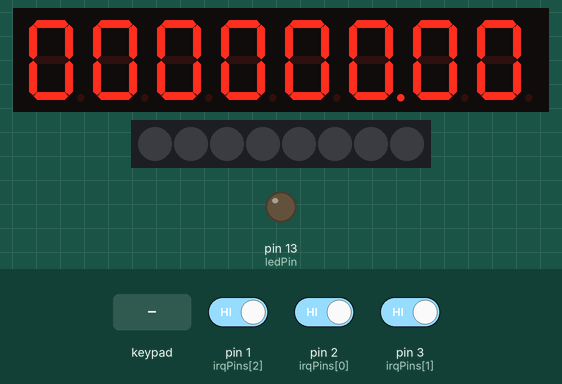
The sketch below on a simulated Arduino Leonardo, built with avr-gcc and run on an emulated ATmega32U4. On the bench: 8-digit seven-segment display, 8 RGB LEDs in strip order, left to right, output pins drawn as LEDs (lit = HIGH). The test bench sets the inputs (shaded band); at power-on: pin 1 (irqPins[2]) HIGH, pin 2 (irqPins[0]) HIGH, pin 3 (irqPins[1]) HIGH.

Above: at 6.2 s.
6.3 s: keypad keys 2 3 1 pressed 0.4 s apart
At 6.37 s:
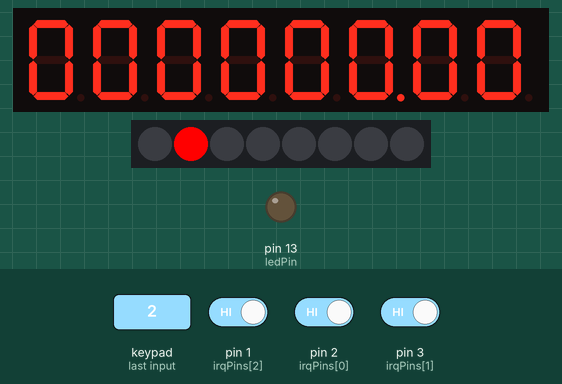
9.0 s: pin 1 (irqPins[2]) driven LOW
At 9.01 s:
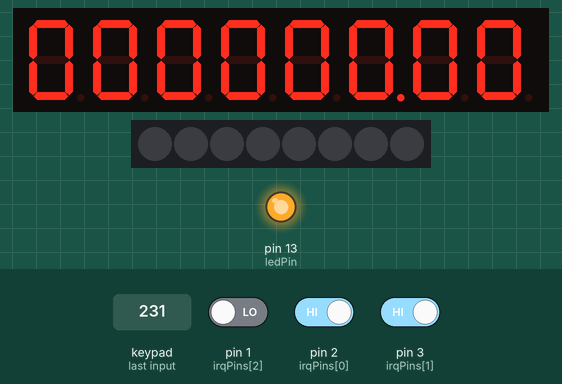
10.6 s: key '1' pressed
At 10.61 s:
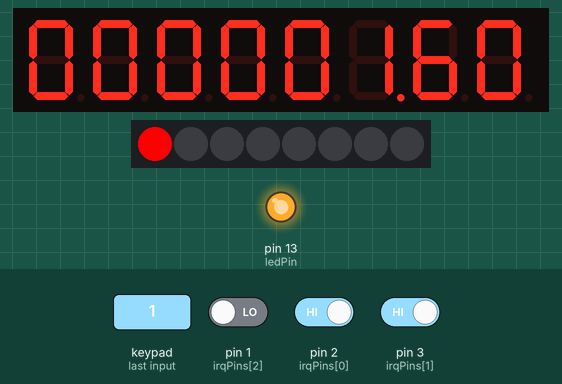
12.2 s: pin 2 (irqPins[0]) driven LOW
At 12.9 s:
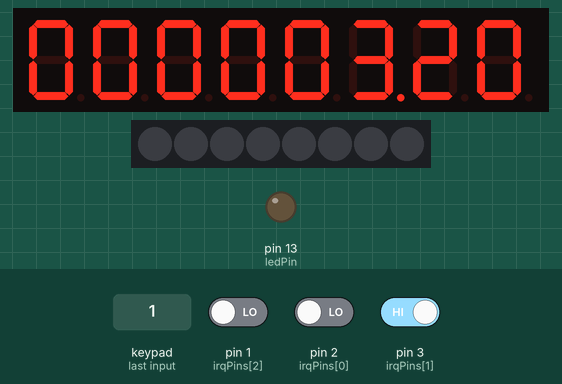
13.7 s: pin 3 (irqPins[1]) driven LOW
At 13.76 s:
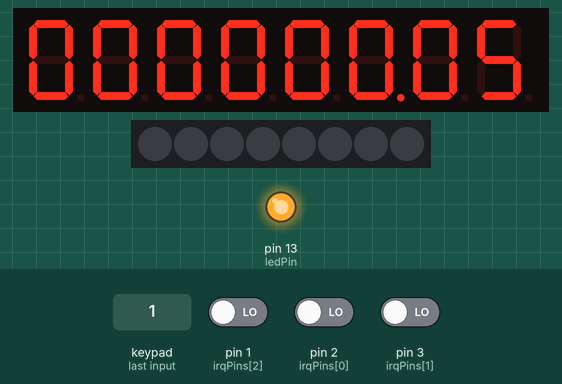
16.7 s: key '2' pressed
At 16.71 s:
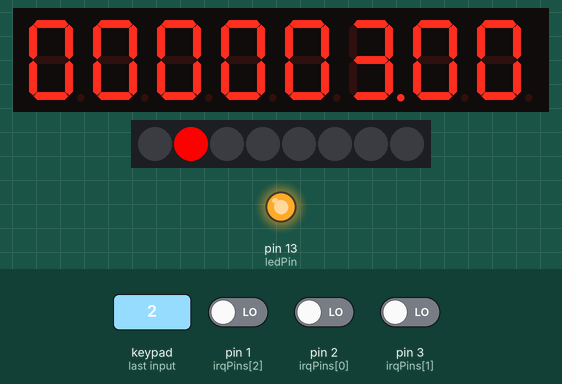
Timing chart, 0 to 19.2 s (numbered marks = the images above; inputs shaded):
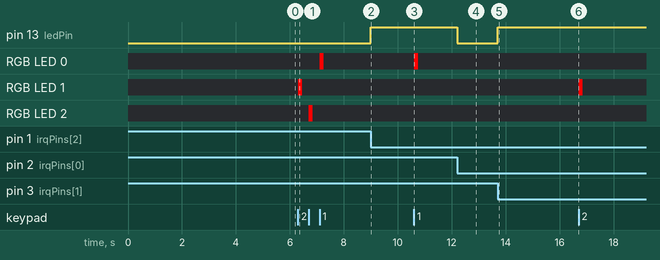

The sketch:

simple_chrono.ino
```cpp
// (licence header left out)
#include <TM1638.h>
#include <avr/interrupt.h>

// declare a TM1638 module at pins data:8, clock:9 and strobe:7
TM1638 module(8, 9, 7);

volatile int running; // to control chrono state
volatile int paused;
unsigned long startTime; // timestamp marks for start and stop (millis)
unsigned long stopTime;
unsigned long pauseTime;

int ledPin=13; // internal led
int irqPins[]={2,3,1};  // start/stop/intermediate input pins to trigger irq
unsigned long isrTime[]={0,0,0}; // time of each pin interrupt

void setup() {
  int n;
  // set up led
  pinMode(ledPin,OUTPUT);

  // set up timer
  running=0;
  paused=0;
  startTime=0;
  stopTime=0;
  // catch interrupt from input lines
  pinMode(irqPins[0],INPUT_PULLUP);
  pinMode(irqPins[1],INPUT_PULLUP);
  pinMode(irqPins[2],INPUT_PULLUP);
  attachInterrupt(digitalPinToInterrupt(irqPins[0]), startIRQ, FALLING);
  attachInterrupt(digitalPinToInterrupt(irqPins[1]), stopIRQ, FALLING);
  attachInterrupt(digitalPinToInterrupt(irqPins[2]), intermediateIRQ, FALLING);

  // and say we are ready
  module.setDisplayToString(" HELLO ",0x00);
  delay(5000); // time to see message :-)
}

void startChrono(unsigned long timestamp) { startTime=timestamp; running=true; }
void stopChrono(unsigned long timestamp) {
  if ((timestamp-startTime)<2000) return; // 2 seconds safeguard to stop
  stopTime=timestamp;
  running=false;
}
void pauseChrono(unsigned long timestamp) { pauseTime=timestamp; paused=true; }

void handleIRQ(int n) { // interrupt service routine
  unsigned long tstamp=millis();
  if ( (tstamp-isrTime[n])<50 ) return; // debouncing time is active
  isrTime[n]=tstamp;
  // ok: no more bounces at pin 'n': check state. if high means low-to-high: so ignore
  int state=digitalRead(irqPins[n]);
  if (state==HIGH) return; // button release: ignore
  if (running && (n==2)) pauseChrono(tstamp);
  else {
    if (running) stopChrono(tstamp);
    else startChrono(tstamp);
  }
}

void startIRQ () { handleIRQ(0); }
void stopIRQ () { handleIRQ(1); }
void intermediateIRQ () { handleIRQ(2); }

void loop() {
  char display[8];
  unsigned long currentTime=millis(); // capture timestamp
  unsigned long ellapsed;

  // mark running status
  digitalWrite(ledPin,running);

  // on stopped, evaluate time to show
  if (!running && !paused) ellapsed=0;
  if (!running && paused ) ellapsed=0;
  if (running && !paused ) ellapsed=currentTime-startTime;
  if (running && paused ) ellapsed=pauseTime-startTime;
  if (!running) ellapsed=stopTime-startTime;
  if ((pauseTime-currentTime)>4000) paused=false; // restart from pause after 5 seconds
  module.setDisplayToDecNumber(ellapsed/10,0x04,true);

  // pull i2c buttons
  module.setLEDs(module.getButtons());
  delay(50-(millis()-currentTime));
}
```

Measured:
- after the input at 6.3 s, RGB LED 0: off → RGB(255, 0, 0) after 0.80 s, → off 0.15 s later; RGB LED 1: off → RGB(255, 0, 0) at once, → off 0.15 s later; RGB LED 2: off → RGB(255, 0, 0) after 0.40 s, → off 0.15 s later
- after the input at 9.0 s, pin 13 (ledPin): LOW → HIGH at once
- after the input at 10.6 s, the display: changes at once (image 3)
- after the input at 12.2 s, pin 13 (ledPin): HIGH → LOW at once
- after the input at 13.7 s, pin 13 (ledPin): LOW → HIGH at once; the display: first changes at once (image 5 shows a later state)
- after the input at 16.7 s, the display: changes at once (image 6)
